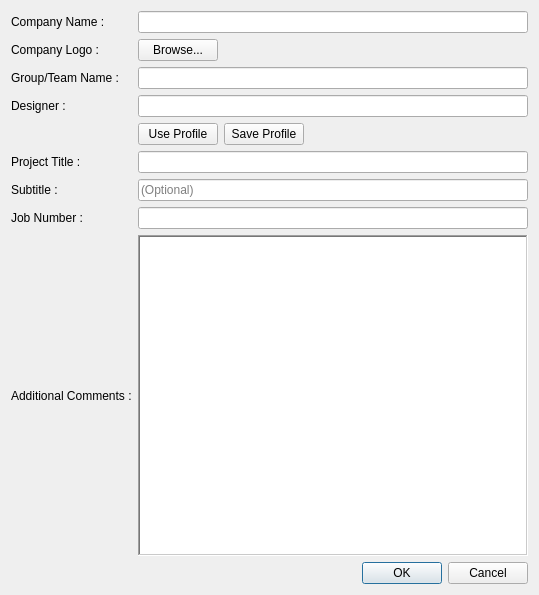
<?xml version="1.0" encoding="UTF-8"?>
<ui version="4.0">
 <class>Dialog</class>
 <widget class="QDialog" name="Dialog">
  <property name="geometry">
   <rect>
    <x>0</x>
    <y>0</y>
    <width>539</width>
    <height>595</height>
   </rect>
  </property>
  <property name="windowTitle">
   <string>Dialog</string>
  </property>
  <property name="inputMethodHints">
   <set>Qt::ImhNone</set>
  </property>
  <layout class="QGridLayout" name="gridLayout">
   <item row="9" column="1">
    <widget class="QDialogButtonBox" name="buttonBox">
     <property name="orientation">
      <enum>Qt::Horizontal</enum>
     </property>
     <property name="standardButtons">
      <set>QDialogButtonBox::Cancel|QDialogButtonBox::Ok</set>
     </property>
    </widget>
   </item>
   <item row="0" column="0">
    <widget class="QLabel" name="lbl_companyName">
     <property name="text">
      <string>Company Name :</string>
     </property>
    </widget>
   </item>
   <item row="0" column="1">
    <widget class="QLineEdit" name="lineEdit_companyName">
     <property name="cursor">
      <cursorShape>ArrowCursor</cursorShape>
     </property>
     <property name="focusPolicy">
      <enum>Qt::StrongFocus</enum>
     </property>
    </widget>
   </item>
   <item row="1" column="0">
    <widget class="QLabel" name="lbl_comapnyLogo">
     <property name="text">
      <string>Company Logo :</string>
     </property>
    </widget>
   </item>
   <item row="2" column="0">
    <widget class="QLabel" name="lbl_groupName">
     <property name="text">
      <string>Group/Team Name :</string>
     </property>
    </widget>
   </item>
   <item row="3" column="0">
    <widget class="QLabel" name="lbl_designer">
     <property name="text">
      <string>Designer :</string>
     </property>
    </widget>
   </item>
   <item row="1" column="1">
    <layout class="QHBoxLayout" name="horizontalLayout">
     <item>
      <widget class="QPushButton" name="btn_browse">
       <property name="sizePolicy">
        <sizepolicy hsizetype="Fixed" vsizetype="Fixed">
         <horstretch>0</horstretch>
         <verstretch>0</verstretch>
        </sizepolicy>
       </property>
       <property name="focusPolicy">
        <enum>Qt::TabFocus</enum>
       </property>
       <property name="text">
        <string>Browse...</string>
       </property>
      </widget>
     </item>
     <item>
      <widget class="QLabel" name="lbl_browse">
       <property name="mouseTracking">
        <bool>true</bool>
       </property>
       <property name="acceptDrops">
        <bool>true</bool>
       </property>
       <property name="text">
        <string/>
       </property>
      </widget>
     </item>
    </layout>
   </item>
   <item row="2" column="1">
    <widget class="QLineEdit" name="lineEdit_groupName">
     <property name="focusPolicy">
      <enum>Qt::StrongFocus</enum>
     </property>
     <property name="cursorPosition">
      <number>0</number>
     </property>
    </widget>
   </item>
   <item row="3" column="1">
    <widget class="QLineEdit" name="lineEdit_designer">
     <property name="focusPolicy">
      <enum>Qt::StrongFocus</enum>
     </property>
    </widget>
   </item>
   <item row="4" column="1">
    <layout class="QFormLayout" name="formLayout">
     <property name="sizeConstraint">
      <enum>QLayout::SetFixedSize</enum>
     </property>
     <item row="0" column="0">
      <widget class="QPushButton" name="btn_useProfile">
       <property name="sizePolicy">
        <sizepolicy hsizetype="Fixed" vsizetype="Fixed">
         <horstretch>0</horstretch>
         <verstretch>0</verstretch>
        </sizepolicy>
       </property>
       <property name="focusPolicy">
        <enum>Qt::TabFocus</enum>
       </property>
       <property name="text">
        <string>Use Profile</string>
       </property>
      </widget>
     </item>
     <item row="0" column="1">
      <widget class="QPushButton" name="btn_saveProfile">
       <property name="sizePolicy">
        <sizepolicy hsizetype="Fixed" vsizetype="Fixed">
         <horstretch>0</horstretch>
         <verstretch>0</verstretch>
        </sizepolicy>
       </property>
       <property name="focusPolicy">
        <enum>Qt::TabFocus</enum>
       </property>
       <property name="text">
        <string>Save Profile</string>
       </property>
      </widget>
     </item>
    </layout>
   </item>
   <item row="5" column="0">
    <widget class="QLabel" name="lbl_projectTitle">
     <property name="text">
      <string>Project Title :</string>
     </property>
    </widget>
   </item>
   <item row="5" column="1">
    <widget class="QLineEdit" name="lineEdit_projectTitle">
     <property name="focusPolicy">
      <enum>Qt::StrongFocus</enum>
     </property>
    </widget>
   </item>
   <item row="6" column="0">
    <widget class="QLabel" name="lbl_subtitle">
     <property name="text">
      <string>Subtitle :</string>
     </property>
    </widget>
   </item>
   <item row="6" column="1">
    <widget class="QLineEdit" name="lineEdit_subtitle">
     <property name="focusPolicy">
      <enum>Qt::StrongFocus</enum>
     </property>
     <property name="text">
      <string/>
     </property>
     <property name="placeholderText">
      <string>(Optional)</string>
     </property>
    </widget>
   </item>
   <item row="7" column="0">
    <widget class="QLabel" name="lbl_jobNumber">
     <property name="text">
      <string>Job Number :</string>
     </property>
    </widget>
   </item>
   <item row="8" column="0">
    <widget class="QLabel" name="lbl_addComment">
     <property name="text">
      <string>Additional Comments :</string>
     </property>
    </widget>
   </item>
   <item row="7" column="1">
    <widget class="QLineEdit" name="lineEdit_jobNumber">
     <property name="focusPolicy">
      <enum>Qt::StrongFocus</enum>
     </property>
    </widget>
   </item>
   <item row="8" column="1">
    <widget class="QTextEdit" name="txt_additionalComments">
     <property name="focusPolicy">
      <enum>Qt::StrongFocus</enum>
     </property>
     <property name="styleSheet">
      <string notr="true">  QTextCursor textCursor;
  textCursor.setPosistion(0, QTextCursor::MoveAnchor); 
  textedit-&gt;setTextCursor( textCursor );</string>
     </property>
     <property name="inputMethodHints">
      <set>Qt::ImhNone</set>
     </property>
     <property name="frameShape">
      <enum>QFrame::WinPanel</enum>
     </property>
     <property name="frameShadow">
      <enum>QFrame::Sunken</enum>
     </property>
     <property name="tabChangesFocus">
      <bool>false</bool>
     </property>
     <property name="readOnly">
      <bool>false</bool>
     </property>
     <property name="html">
      <string>&lt;!DOCTYPE HTML PUBLIC &quot;-//W3C//DTD HTML 4.0//EN&quot; &quot;http://www.w3.org/TR/REC-html40/strict.dtd&quot;&gt;
&lt;html&gt;&lt;head&gt;&lt;meta name=&quot;qrichtext&quot; content=&quot;1&quot; /&gt;&lt;style type=&quot;text/css&quot;&gt;
p, li { white-space: pre-wrap; }
&lt;/style&gt;&lt;/head&gt;&lt;body style=&quot; font-family:'MS Shell Dlg 2'; font-size:7.5pt; font-weight:400; font-style:normal;&quot;&gt;
&lt;p style=&quot;-qt-paragraph-type:empty; margin-top:0px; margin-bottom:0px; margin-left:0px; margin-right:0px; -qt-block-indent:0; text-indent:0px; font-family:'Ubuntu'; font-size:11pt;&quot;&gt;&lt;br /&gt;&lt;/p&gt;&lt;/body&gt;&lt;/html&gt;</string>
     </property>
    </widget>
   </item>
  </layout>
 </widget>
 <tabstops>
  <tabstop>lineEdit_companyName</tabstop>
  <tabstop>btn_browse</tabstop>
  <tabstop>lineEdit_groupName</tabstop>
  <tabstop>lineEdit_designer</tabstop>
  <tabstop>btn_useProfile</tabstop>
  <tabstop>btn_saveProfile</tabstop>
  <tabstop>lineEdit_projectTitle</tabstop>
  <tabstop>lineEdit_subtitle</tabstop>
  <tabstop>lineEdit_jobNumber</tabstop>
  <tabstop>txt_additionalComments</tabstop>
  <tabstop>buttonBox</tabstop>
 </tabstops>
 <resources/>
 <connections>
  <connection>
   <sender>buttonBox</sender>
   <signal>accepted()</signal>
   <receiver>Dialog</receiver>
   <slot>accept()</slot>
   <hints>
    <hint type="sourcelabel">
     <x>248</x>
     <y>254</y>
    </hint>
    <hint type="destinationlabel">
     <x>157</x>
     <y>274</y>
    </hint>
   </hints>
  </connection>
  <connection>
   <sender>buttonBox</sender>
   <signal>rejected()</signal>
   <receiver>Dialog</receiver>
   <slot>reject()</slot>
   <hints>
    <hint type="sourcelabel">
     <x>316</x>
     <y>260</y>
    </hint>
    <hint type="destinationlabel">
     <x>286</x>
     <y>274</y>
    </hint>
   </hints>
  </connection>
  <connection>
   <sender>btn_browse</sender>
   <signal>clicked()</signal>
   <receiver>lbl_browse</receiver>
   <slot>clear()</slot>
   <hints>
    <hint type="sourcelabel">
     <x>210</x>
     <y>62</y>
    </hint>
    <hint type="destinationlabel">
     <x>339</x>
     <y>62</y>
    </hint>
   </hints>
  </connection>
 </connections>
</ui>
